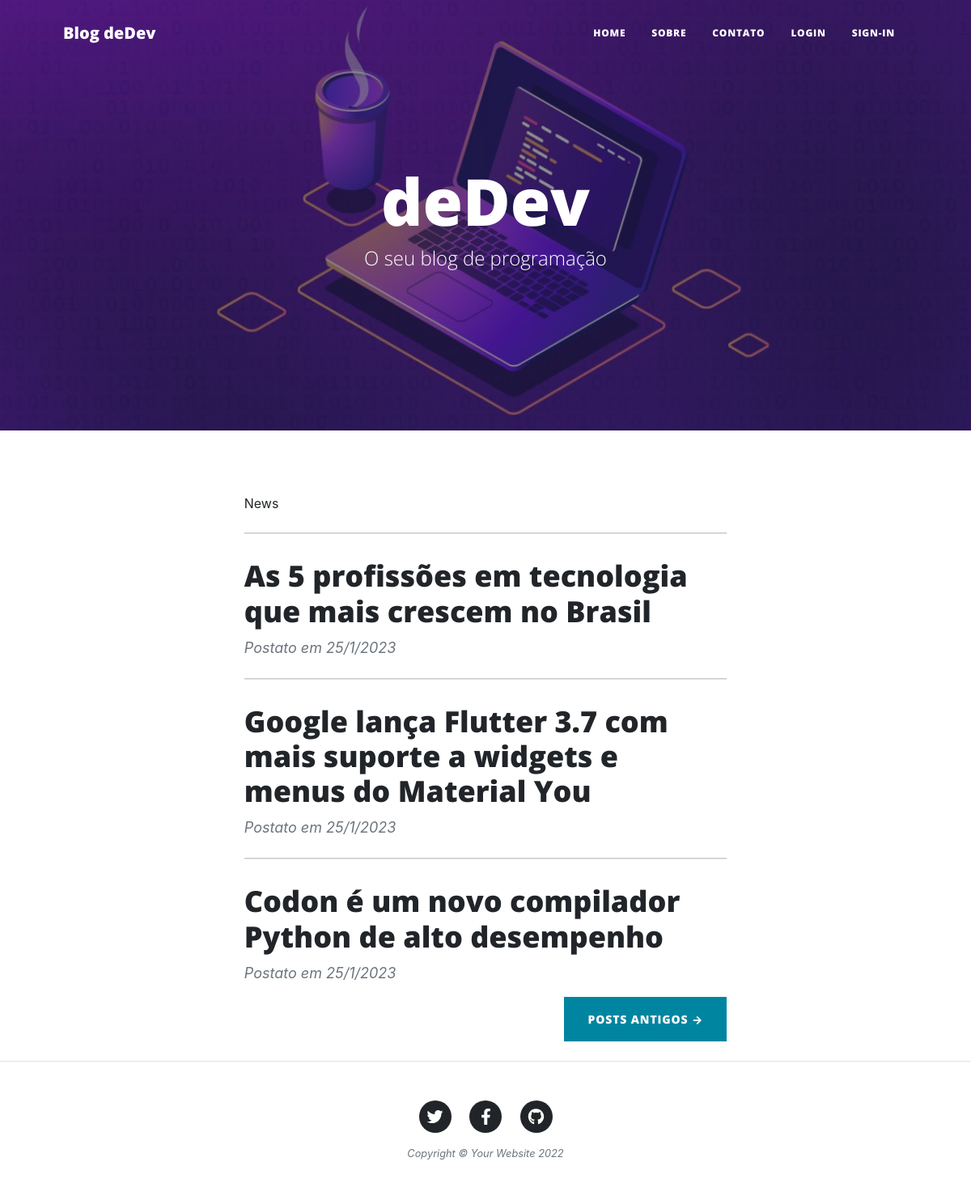
The page / on the database its author committed.
### app.py (models this page shows, shortened)
class Post(db.Model):
    __tablename__ = 'posts'
    id = Column(Integer, primary_key=True)
    titulo = Column(String, nullable=False)
    subtitulo = Column(String, nullable=False)
    body = Column(String, nullable=False)
    data = Column(String, nullable=False)
    comentario = relationship('Comentario', back_populates='post')
    autor = relationship('Usuario',  back_populates='posts_table')
    autor_id = Column(Integer, ForeignKey('users.id'))

### app.py (the view)
@app.route('/')
def home():
    exclui_antigos()
    posts = Post.query.all()
    posts.reverse()
    posts = posts[:3]
    if current_user.is_authenticated:
        user = current_user.username
        return render_template("index.html", posts=posts, user=user)
    return render_template("index.html", posts=posts)

### app.py (called while the page is built)
def exclui_antigos():
    resultado = Post.query.all()
    resultado.reverse()
    if len(resultado) > NUMERO_MAXIMO_DE_POSTS:
        for cont in range(NUMERO_MAXIMO_DE_POSTS, NUMERO_MAXIMO_DE_POSTS+1):
            posts_excluidos = [resultado[cont] for post in resultado]
        for post in posts_excluidos:
            db.session.delete(post)
            db.session.commit()

### templates/index.html (shortened to what this page needs)
{% include 'head.html' %}
    <body>
        <nav class="navbar navbar-expand-lg navbar-light" id="mainNav">
            <div class="container px-4 px-lg-5">
                 {% if current_user.is_authenticated %}
                <a class="navbar-brand" href="index.html">Blog deDev - {{current_user.username}}</a>
                {% else %}
                <a class="navbar-brand" href="index.html">Blog deDev</a>
                {% endif %}
                <div class="collapse navbar-collapse" id="navbarResponsive">
                    <ul class="navbar-nav ms-auto py-4 py-lg-0">
                        <li class="nav-item"><a class="nav-link px-lg-3 py-3 py-lg-4" href="{{url_for('home')}}">Home</a></li>
                        {% if current_user.is_authenticated %}
                        <li class="nav-item"><a class="nav-link px-lg-3 py-3 py-lg-4" href="{{url_for('sobre', id=current_user.id)}}">Sobre</a></li>
                        {% else %}
                        <li class="nav-item"><a class="nav-link px-lg-3 py-3 py-lg-4" href="{{url_for('sobre', id=0)}}">Sobre</a></li>
                        {% endif %}
                        <li class="nav-item"><a class="nav-link px-lg-3 py-3 py-lg-4" href="{{url_for('contato')}}">Contato</a></li>
                        {% if current_user.is_authenticated %}
                            <li class="nav-item"><a class="nav-link px-lg-3 py-3 py-lg-4" href="{{url_for('logout')}}">Logout</a></li>
                        <li class="nav-item"><a class="nav-link px-lg-3 py-3 py-lg-4" href="{{url_for('banimento')}}">Banir</a></li>
                        {% else %}
                            <li class="nav-item"><a class="nav-link px-lg-3 py-3 py-lg-4" href="{{url_for('login')}}">Login</a></li>
                             <li class="nav-item"><a class="nav-link px-lg-3 py-3 py-lg-4" href="{{url_for('registrar')}}">Sign-in</a></li>
                        {% endif %}
                    </ul>
                </div>
            </div>
        </nav>
        {% include 'header.html' %}
        <div class="container px-4 px-lg-5">
            <div class="row gx-4 gx-lg-5 justify-content-center">
                <div class="col-md-10 col-lg-8 col-xl-7">
                    <div class="post-preview">
                            News
                    </div>
                    {% for post in posts %}
                    <hr class="my-4" />
                    <div class="post-preview">
                        <a href={{url_for('noticia', id_post=post.id)}}><h2 class="post-title">{{post.titulo}}</h2></a>
                        <p class="post-meta">
                            Postato
                            em {{post.data}}
                        </p>
                    </div>
                    {% endfor %}
                    <div class="d-flex justify-content-end mb-4"><a class="btn btn-primary text-uppercase" href="{{url_for('todos_posts')}}">   Posts antigos →</a></div>
                </div>
            </div>
        </div>
        {% include 'footer.html' %}
    </body>
</html>

### templates/head.html (shortened to what this page needs)
<!DOCTYPE html>
<html lang="en">
    <head>
        <link rel="stylesheet"  href= "{{ url_for('static', filename='css/styles.css') }}" />
        <link rel="stylesheet" href="https://cdn.jsdelivr.net/npm/bootstrap@4.0.0/dist/css/bootstrap.min.css">
    </head>

### templates/header.html
   <header class="masthead" style="background-image: url({{url_for('static',filename= 'img/capablogggg.jpg')}}")">
            <div class="container position-relative px-4 px-lg-5">
                <div class="row gx-4 gx-lg-5 justify-content-center">
                    <div class="col-md-10 col-lg-8 col-xl-7">
                        <div class="site-heading">
                            <h1 class="logo">deDev</h1>
                            <span class="subheading">O seu blog de programação</span>
                        </div>
                    </div>
                </div>
            </div>
        </header>

### templates/footer.html (shortened to what this page needs)
<footer class="border-top">
            <div class="container px-4 px-lg-5">
                <div class="row gx-4 gx-lg-5 justify-content-center">
                    <div class="col-md-10 col-lg-8 col-xl-7">
                        <ul class="list-inline text-center">
                            <li class="list-inline-item">
                                <a href="https://twitter.com/daluanei" target="_blank">
                                    <span class="fa-stack fa-lg">
                                        <i class="fas fa-circle fa-stack-2x"></i>
                                        <i class="fab fa-twitter fa-stack-1x fa-inverse"></i>
                                    </span>
                                </a>
                            </li>
                            <li class="list-inline-item">
                                <a href="https://www.facebook.com/sidnei.a.reis" target="_blank">
                                    <span class="fa-stack fa-lg">
                                        <i class="fas fa-circle fa-stack-2x"></i>
                                        <i class="fab fa-facebook-f fa-stack-1x fa-inverse"></i>
                                    </span>
                                </a>
                            </li>
                            <li class="list-inline-item">
                                <a href="https://github.com/arjonas" target="_blank">
                                    <span class="fa-stack fa-lg">
                                        <i class="fas fa-circle fa-stack-2x"></i>
                                        <i class="fab fa-github fa-stack-1x fa-inverse" ></i>
                                    </span>
                                </a>
                            </li>
                        </ul>
                        <div class="small text-center text-muted fst-italic">Copyright &copy; Your Website 2022</div>
                    </div>
                </div>
            </div>
        </footer>

### templates/head.html (style rules this page uses)
.logo, h2 { margin-top: 0; margin-bottom: 0.5rem; font-family: "Open Sans", -apple-system, BlinkMacSystemFont, "Segoe UI", Roboto, "Helvetica Neue", Arial, sans-serif, "Apple Color Emoji", "Segoe UI Emoji", "Segoe UI Symbol", "Noto Color Emoji"; font-weight: 800; line-height: 1.2; }
a { color: #212529; text-decoration: none; }
.btn-primary { color: #fff; background-color: #0085A1; border-color: #0085A1; }
.btn { display: inline-block; font-family: "Open Sans", -apple-system, BlinkMacSystemFont, "Segoe UI", Roboto, "Helvetica Neue", Arial, sans-serif, "Apple Color Emoji", "Segoe UI Emoji", "Segoe UI Symbol", "Noto Color Emoji"; font-weight: 800; line-height: 1.5; color: #212529; text-align: center; vertical-align: middle; cursor: pointer; -webkit-user-select: none; -moz-user-select: none; -ms-user-select: none; user-select: none; background-color: transparent; border: 1px solid transparent; padding: 1rem 1.75rem; font-size: 0.875rem; border-radius: 0; transition: color 0.15s ease-in-out, background-color 0.15s ease-in-out, border-color 0.15s ease-in-out, box-shadow 0.15s ease-in-out; }
.btn:not(:disabled):not(.disabled) { cursor: pointer; }
.btn { letter-spacing: 0.0625em; }
.text-uppercase { text-transform: uppercase !important; }

### rows shown on the page
Post: titulo "As 5 profissões em tecnologia que mais crescem no Brasil", data "25/1/2023"
Post: titulo "Google lança Flutter 3.7 com mais suporte a widgets e menus do Material You", data "25/1/2023"
Post: titulo "Codon é um novo compilador Python de alto desempenho", data "25/1/2023"
